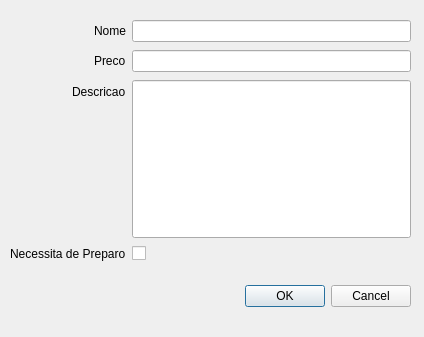
<?xml version="1.0" encoding="UTF-8"?>
<ui version="4.0">
 <class>NovoProdutoWindow</class>
 <widget class="QDialog" name="NovoProdutoWindow">
  <property name="geometry">
   <rect>
    <x>0</x>
    <y>0</y>
    <width>424</width>
    <height>337</height>
   </rect>
  </property>
  <property name="windowTitle">
   <string>Dialog</string>
  </property>
  <widget class="QDialogButtonBox" name="buttonBox">
   <property name="geometry">
    <rect>
     <x>70</x>
     <y>280</y>
     <width>341</width>
     <height>32</height>
    </rect>
   </property>
   <property name="orientation">
    <enum>Qt::Horizontal</enum>
   </property>
   <property name="standardButtons">
    <set>QDialogButtonBox::Cancel|QDialogButtonBox::Ok</set>
   </property>
  </widget>
  <widget class="QWidget" name="formLayoutWidget">
   <property name="geometry">
    <rect>
     <x>10</x>
     <y>20</y>
     <width>401</width>
     <height>241</height>
    </rect>
   </property>
   <layout class="QFormLayout" name="formLayout">
    <property name="labelAlignment">
     <set>Qt::AlignRight|Qt::AlignTrailing|Qt::AlignVCenter</set>
    </property>
    <property name="verticalSpacing">
     <number>8</number>
    </property>
    <item row="0" column="0">
     <widget class="QLabel" name="nomeLabel">
      <property name="text">
       <string>Nome</string>
      </property>
     </widget>
    </item>
    <item row="0" column="1">
     <widget class="QLineEdit" name="nomeLineEdit"/>
    </item>
    <item row="1" column="0">
     <widget class="QLabel" name="precoLabel">
      <property name="text">
       <string>Preco</string>
      </property>
     </widget>
    </item>
    <item row="1" column="1">
     <widget class="QLineEdit" name="precoLineEdit"/>
    </item>
    <item row="2" column="0">
     <widget class="QLabel" name="label">
      <property name="text">
       <string>Descricao</string>
      </property>
     </widget>
    </item>
    <item row="3" column="0">
     <widget class="QLabel" name="necessitaPreparoLabel">
      <property name="text">
       <string>Necessita de Preparo</string>
      </property>
     </widget>
    </item>
    <item row="3" column="1">
     <widget class="QCheckBox" name="necessitaPreparoCheckBox"/>
    </item>
    <item row="2" column="1">
     <widget class="QLineEdit" name="descricaoLineEdit">
      <property name="sizePolicy">
       <sizepolicy hsizetype="Expanding" vsizetype="Expanding">
        <horstretch>0</horstretch>
        <verstretch>0</verstretch>
       </sizepolicy>
      </property>
      <property name="maximumSize">
       <size>
        <width>291</width>
        <height>16777215</height>
       </size>
      </property>
     </widget>
    </item>
   </layout>
  </widget>
 </widget>
 <resources/>
 <connections>
  <connection>
   <sender>buttonBox</sender>
   <signal>accepted()</signal>
   <receiver>NovoProdutoWindow</receiver>
   <slot>accept()</slot>
   <hints>
    <hint type="sourcelabel">
     <x>248</x>
     <y>254</y>
    </hint>
    <hint type="destinationlabel">
     <x>157</x>
     <y>274</y>
    </hint>
   </hints>
  </connection>
  <connection>
   <sender>buttonBox</sender>
   <signal>rejected()</signal>
   <receiver>NovoProdutoWindow</receiver>
   <slot>reject()</slot>
   <hints>
    <hint type="sourcelabel">
     <x>316</x>
     <y>260</y>
    </hint>
    <hint type="destinationlabel">
     <x>286</x>
     <y>274</y>
    </hint>
   </hints>
  </connection>
 </connections>
</ui>
